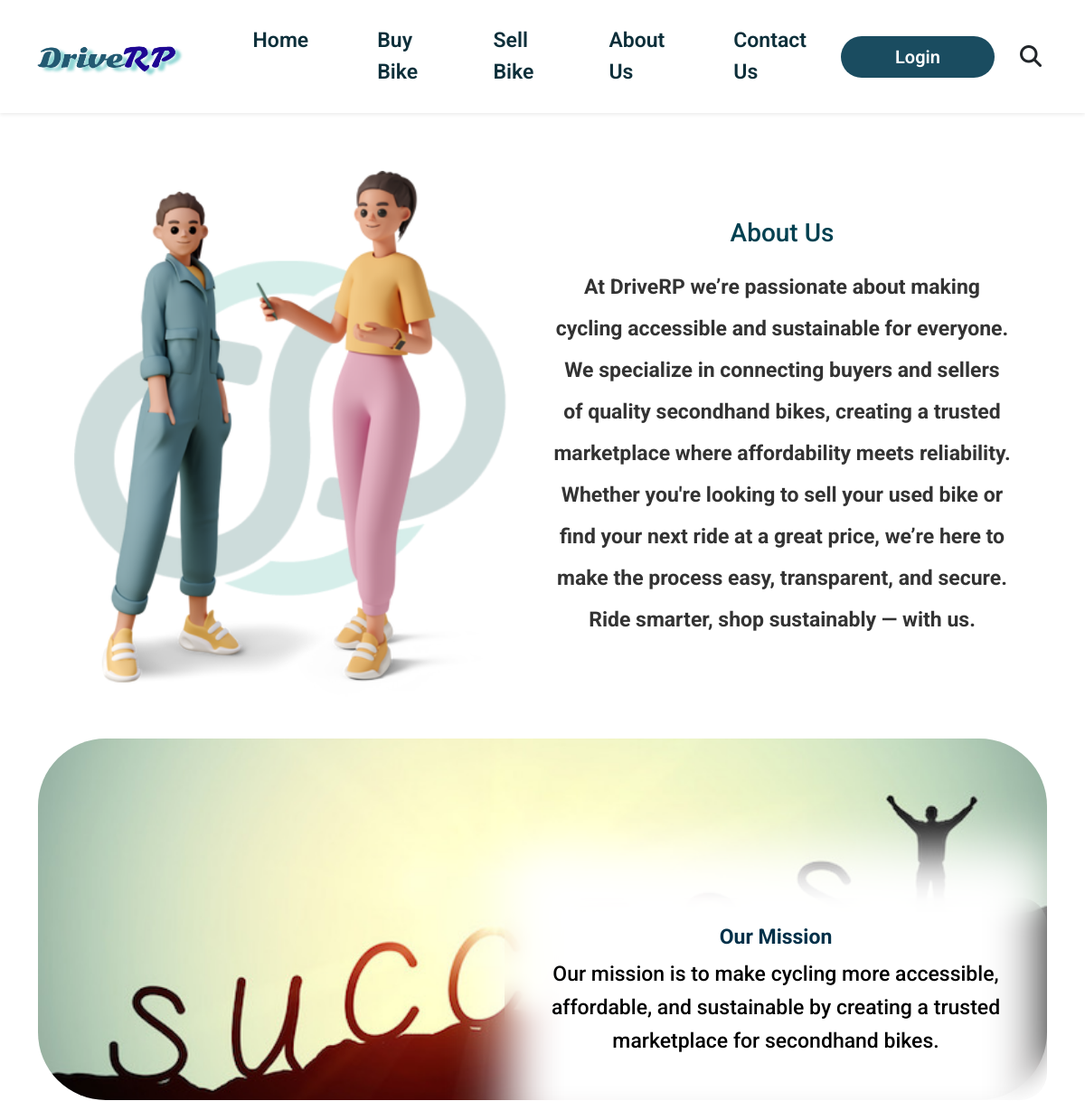
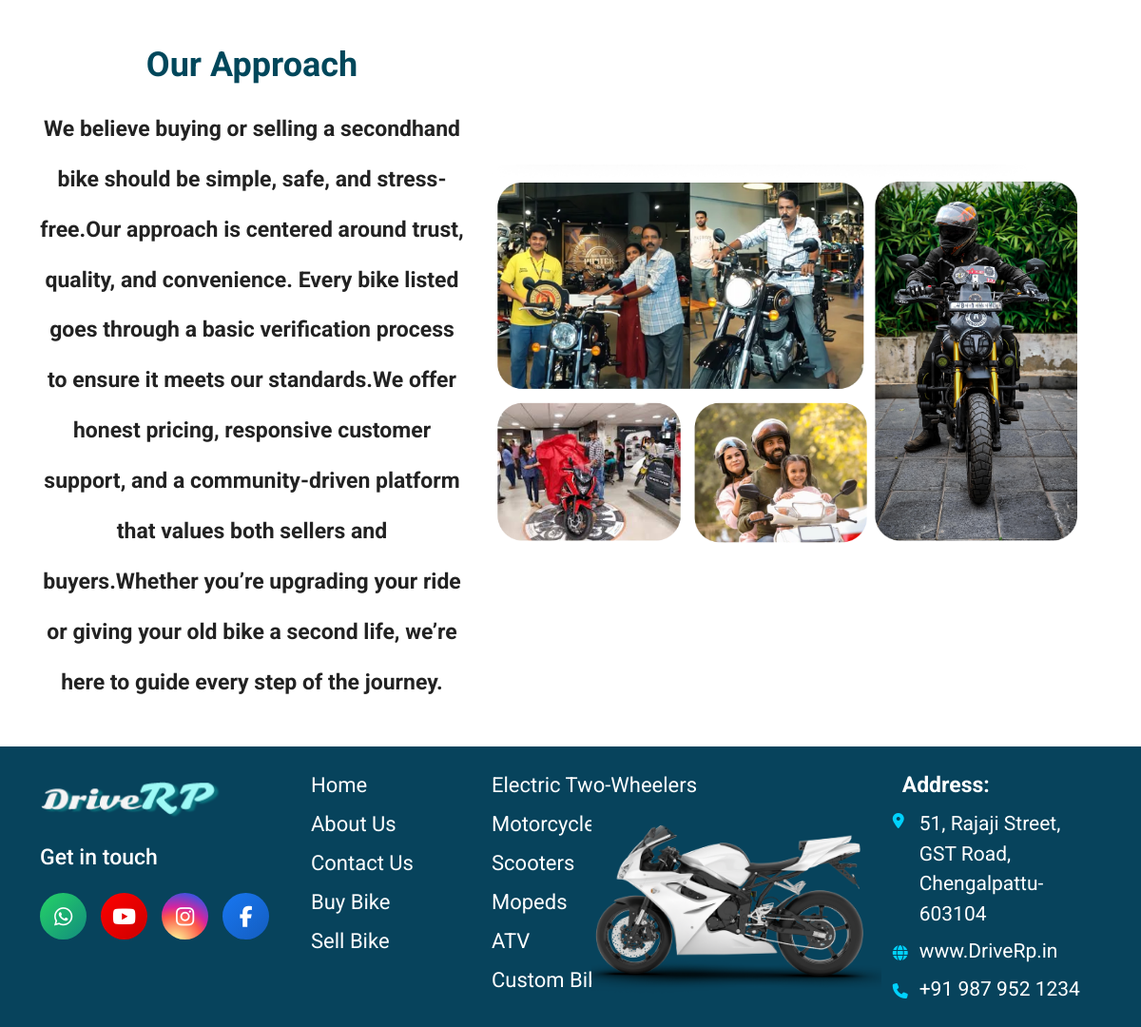
The page /about/ on the database its author committed (2 pictures, top to bottom).
### drive/models.py (models this page shows, shortened)
class About(models.Model):
    title = models.CharField(max_length=200, default="About Us")
    description = models.TextField()
    image = models.ImageField(upload_to="about/")

class Chango(models.Model):
    title = models.CharField(max_length=100)
    description = models.TextField()
    background_image = models.ImageField(upload_to='chango_backgrounds/')

class Approach(models.Model):
    title = models.CharField(max_length=100)
    description = models.TextField()
    image = models.ImageField(upload_to='approach_images/')

### drive/views.py (the view)
# urls.py: path('about/', views.about, name='about'),                      # About page
def about(request):
    about_data = About.objects.first()
    chango_data = Chango.objects.first()
    approach = Approach.objects.first()  # ✅ FIXED
    return render(request, "drive/about.html", {
        "about": about_data,
        "chango": chango_data,
        "approach": approach
    })

### drive/templates/drive/about.html (shortened to what this page needs)
{% extends "drive/base.html" %}
{% load static %}
{% block content %}
  <section class="about-section">
    {% if about.image %}
      <img src="{{ about.image.url }}" alt="{{ about.title }}">
    {% endif %}
    <div class="about-content">
      <h2>{{ about.title }}</h2>
      <p>{{ about.description }}</p>
    </div>
  </section>
  <div class="chango-section">
    {% if chango %}
        <img src="{{ chango.background_image.url }}" alt="Chango Background">
        <div class="chango-overlay">
            <h2>{{ chango.title }}</h2>
            <p>{{ chango.description }}</p>
        </div>
    {% else %}
        <p>No chango content available.</p>
    {% endif %}
</div>
<br><br>
<div class="approach-section">
    <div class="approach-content">
        <h2>{{ approach.title }}</h2>
        <p>{{ approach.description }}</p>
    </div>
<div class="approach-image">
   {% if approach.image %}
    <img src="{{ approach.image.url }}" alt="Approach Image">
{% else %}
    <p><em>No image available.</em></p>
{% endif %}
</div>
</div>
  {% endblock %}

### drive/static/drive/css/style.css (style rules this page uses)
body { margin: 0; font-family: 'Roboto', sans-serif; background-color: white; }
.vision-section, { display: flex; justify-content: space-between; align-items: center; max-width: 1250px; margin: 50px auto; padding: 30px 40px; border-radius: 12px; gap: 30px; }
.about-section { display: flex; align-items: center; justify-content: center; gap: 40px; padding: 40px; }
.about-section img { max-width: 490px; height: auto; }
.about-content { max-width: 600px; text-align: center; }
.about-content h2 { color: #004050; font-size: 28px; margin-bottom: 20px; }
.about-content p { font-size: 23px; line-height: 2; color:#333; font-weight: 700; }
.chango-section { position: relative; width: 100%; height: 400px; overflow: hidden; }
.chango-section img { width: 100%; height: 100%; object-fit: cover; border-radius: 75px; }
.chango-overlay { position: absolute; bottom: 0; right: 0; padding: 30px; max-width: 600px; border-radius: 30px; backdrop-filter: blur(12px); -webkit-backdrop-filter: blur(15px); z-index: 1; color: #000; text-align: center; }
.chango-overlay::before { content: ""; position: absolute; top: 50%; left: 50%; transform: translate(-50%, -50%); width: 100%; height: 150%; background:white; filter: blur(30px); z-index: -1; }
.chango-overlay h2 { margin: 0; color: #003049; font-size: 23px; font-weight: bold; }
.chango-overlay p { margin-top: 10px; font-size: 23px; font-weight: 500; line-height: 1.6; }
.approach-section { display: flex; justify-content: space-between; align-items: center; gap: 20px; }
.approach-content { flex: 1.2; max-width: 700px; text-align: center; }
.approach-content h2 { font-size: 36px; color: #00475B; font-weight: bold; margin-bottom: 20px; }
.approach-content p { font-size: 23px; line-height: 2.3; color: #222; font-weight: bold; }
.approach-image { flex: 1; max-width: 800px; text-align: right; }
.approach-image img { width: 650px; height: auto; border-radius: 30px; margin-top: -30px; object-fit: cover; }

### rows shown on the page
About: image (picture), title "About Us", description "At DriveRP we’re passionate about making cycling accessible and sustainable for everyone. We specialize in connecting buyers and sellers of quality secondhand bikes, creating a trusted marketplace where affordability meets reliability. Whether you're looking to sell your used bike or find your next ride at a great price, we’re here to make the process easy, transparent, and secure. Ride smarter, shop sustainably — with us."
Chango: background_image (picture), title "Our Mission", description "Our mission is to make cycling more accessible, affordable, and sustainable by creating a trusted marketplace for secondhand bikes."
Approach: title "Our Approach", description "We believe buying or selling a secondhand bike should be simple, safe, and stress-free.Our approach is centered around trust, quality, and convenience. Every bike listed goes through a basic verification process to ensure it meets our standards.We offer honest pricing, responsive customer support, and a community-driven platform that values both sellers and buyers.Whether you’re upgrading your ride or giving your old bike a second life, we’re here to guide every step of the journey.", image (picture)
